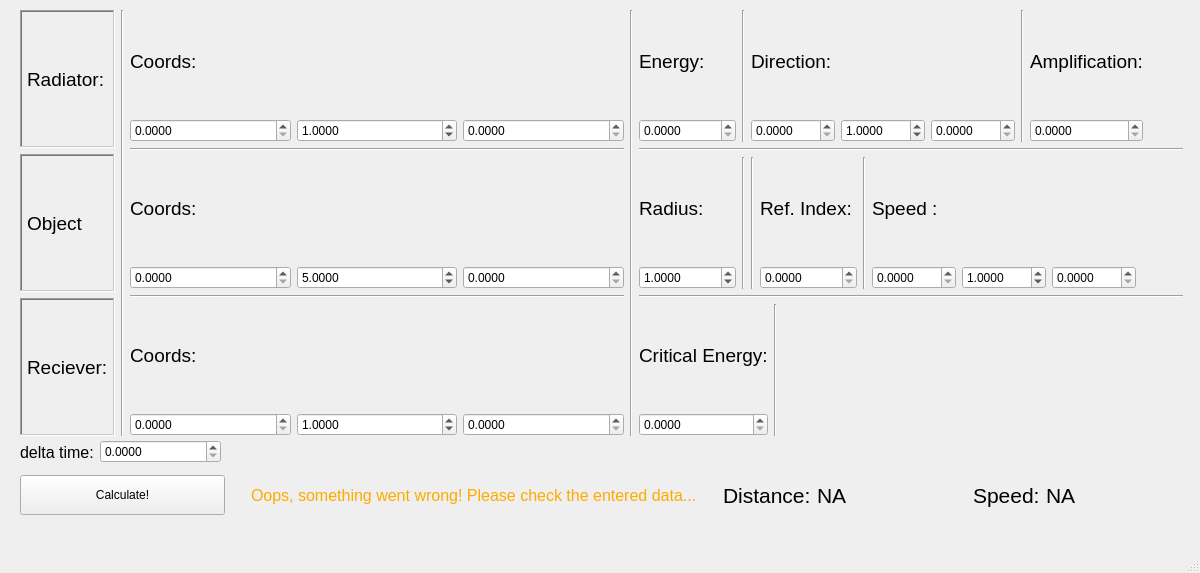
<?xml version="1.0" encoding="UTF-8"?>
<ui version="4.0">
 <class>MainWindow</class>
 <widget class="QMainWindow" name="MainWindow">
  <property name="enabled">
   <bool>true</bool>
  </property>
  <property name="geometry">
   <rect>
    <x>0</x>
    <y>0</y>
    <width>1200</width>
    <height>573</height>
   </rect>
  </property>
  <property name="sizePolicy">
   <sizepolicy hsizetype="Fixed" vsizetype="Fixed">
    <horstretch>0</horstretch>
    <verstretch>0</verstretch>
   </sizepolicy>
  </property>
  <property name="minimumSize">
   <size>
    <width>1200</width>
    <height>573</height>
   </size>
  </property>
  <property name="maximumSize">
   <size>
    <width>1200</width>
    <height>573</height>
   </size>
  </property>
  <property name="windowTitle">
   <string>Signal</string>
  </property>
  <property name="autoFillBackground">
   <bool>true</bool>
  </property>
  <property name="tabShape">
   <enum>QTabWidget::Rounded</enum>
  </property>
  <widget class="QWidget" name="centralwidget">
   <property name="minimumSize">
    <size>
     <width>1200</width>
     <height>530</height>
    </size>
   </property>
   <property name="maximumSize">
    <size>
     <width>0</width>
     <height>530</height>
    </size>
   </property>
   <widget class="QWidget" name="verticalLayoutWidget_3">
    <property name="geometry">
     <rect>
      <x>20</x>
      <y>10</y>
      <width>1163</width>
      <height>426</height>
     </rect>
    </property>
    <layout class="QVBoxLayout" name="InputLayout">
     <item>
      <layout class="QGridLayout" name="ObjInputGrid">
       <property name="sizeConstraint">
        <enum>QLayout::SetDefaultConstraint</enum>
       </property>
       <item row="0" column="3">
        <widget class="Line" name="line_3">
         <property name="orientation">
          <enum>Qt::Vertical</enum>
         </property>
        </widget>
       </item>
       <item row="0" column="1">
        <widget class="Line" name="line">
         <property name="orientation">
          <enum>Qt::Vertical</enum>
         </property>
        </widget>
       </item>
       <item row="0" column="2">
        <layout class="QVBoxLayout" name="CoordsInputs">
         <item>
          <layout class="QVBoxLayout" name="LeftLayoutRAD">
           <item>
            <layout class="QHBoxLayout" name="horizontalLayout_9">
             <item>
              <widget class="QLabel" name="label_6">
               <property name="font">
                <font>
                 <pointsize>14</pointsize>
                </font>
               </property>
               <property name="text">
                <string>Coords:</string>
               </property>
              </widget>
             </item>
             <item>
              <spacer name="horizontalSpacer_5">
               <property name="orientation">
                <enum>Qt::Horizontal</enum>
               </property>
               <property name="sizeHint" stdset="0">
                <size>
                 <width>40</width>
                 <height>20</height>
                </size>
               </property>
              </spacer>
             </item>
            </layout>
           </item>
           <item>
            <layout class="QHBoxLayout" name="horizontalLayout_10">
             <item>
              <widget class="QDoubleSpinBox" name="RAD_COORD_X">
               <property name="decimals">
                <number>4</number>
               </property>
               <property name="maximum">
                <double>100000000000.000000000000000</double>
               </property>
              </widget>
             </item>
             <item>
              <widget class="QDoubleSpinBox" name="RAD_COORD_Y">
               <property name="decimals">
                <number>4</number>
               </property>
               <property name="maximum">
                <double>100000000000.000000000000000</double>
               </property>
               <property name="value">
                <double>1.000000000000000</double>
               </property>
              </widget>
             </item>
             <item>
              <widget class="QDoubleSpinBox" name="RAD_COORD_Z">
               <property name="decimals">
                <number>4</number>
               </property>
               <property name="maximum">
                <double>100000000000.000000000000000</double>
               </property>
              </widget>
             </item>
            </layout>
           </item>
          </layout>
         </item>
         <item>
          <widget class="Line" name="line_4">
           <property name="orientation">
            <enum>Qt::Horizontal</enum>
           </property>
          </widget>
         </item>
         <item>
          <layout class="QVBoxLayout" name="LeftLayoutOBJ">
           <item>
            <layout class="QHBoxLayout" name="horizontalLayout_6">
             <item>
              <widget class="QLabel" name="label_4">
               <property name="font">
                <font>
                 <pointsize>14</pointsize>
                </font>
               </property>
               <property name="text">
                <string>Coords:</string>
               </property>
              </widget>
             </item>
             <item>
              <spacer name="horizontalSpacer_3">
               <property name="orientation">
                <enum>Qt::Horizontal</enum>
               </property>
               <property name="sizeHint" stdset="0">
                <size>
                 <width>40</width>
                 <height>20</height>
                </size>
               </property>
              </spacer>
             </item>
            </layout>
           </item>
           <item>
            <layout class="QHBoxLayout" name="horizontalLayout_7">
             <item>
              <widget class="QDoubleSpinBox" name="OBJ_COORD_X">
               <property name="decimals">
                <number>4</number>
               </property>
               <property name="maximum">
                <double>100000000000.000000000000000</double>
               </property>
              </widget>
             </item>
             <item>
              <widget class="QDoubleSpinBox" name="OBJ_COORD_Y">
               <property name="decimals">
                <number>4</number>
               </property>
               <property name="maximum">
                <double>100000000000.000000000000000</double>
               </property>
               <property name="value">
                <double>5.000000000000000</double>
               </property>
              </widget>
             </item>
             <item>
              <widget class="QDoubleSpinBox" name="OBJ_COORD_Z">
               <property name="decimals">
                <number>4</number>
               </property>
               <property name="maximum">
                <double>100000000000.000000000000000</double>
               </property>
              </widget>
             </item>
            </layout>
           </item>
          </layout>
         </item>
         <item>
          <widget class="Line" name="line_2">
           <property name="orientation">
            <enum>Qt::Horizontal</enum>
           </property>
          </widget>
         </item>
         <item>
          <layout class="QVBoxLayout" name="LeftLayoutREC">
           <item>
            <layout class="QHBoxLayout" name="horizontalLayout_4">
             <item>
              <widget class="QLabel" name="label">
               <property name="font">
                <font>
                 <pointsize>14</pointsize>
                </font>
               </property>
               <property name="text">
                <string>Coords:</string>
               </property>
              </widget>
             </item>
             <item>
              <spacer name="horizontalSpacer">
               <property name="orientation">
                <enum>Qt::Horizontal</enum>
               </property>
               <property name="sizeHint" stdset="0">
                <size>
                 <width>40</width>
                 <height>20</height>
                </size>
               </property>
              </spacer>
             </item>
            </layout>
           </item>
           <item>
            <layout class="QHBoxLayout" name="horizontalLayout_3">
             <item>
              <widget class="QDoubleSpinBox" name="REC_COORD_X">
               <property name="decimals">
                <number>4</number>
               </property>
               <property name="maximum">
                <double>100000000000.000000000000000</double>
               </property>
              </widget>
             </item>
             <item>
              <widget class="QDoubleSpinBox" name="REC_COORD_Y">
               <property name="decimals">
                <number>4</number>
               </property>
               <property name="maximum">
                <double>100000000000.000000000000000</double>
               </property>
               <property name="value">
                <double>1.000000000000000</double>
               </property>
              </widget>
             </item>
             <item>
              <widget class="QDoubleSpinBox" name="REC_COORD_Z">
               <property name="decimals">
                <number>4</number>
               </property>
               <property name="maximum">
                <double>100000000000.000000000000000</double>
               </property>
              </widget>
             </item>
            </layout>
           </item>
          </layout>
         </item>
        </layout>
       </item>
       <item row="0" column="0">
        <layout class="QVBoxLayout" name="verticalLayout_3">
         <item>
          <widget class="QLabel" name="label_11">
           <property name="font">
            <font>
             <pointsize>14</pointsize>
            </font>
           </property>
           <property name="frameShape">
            <enum>QFrame::WinPanel</enum>
           </property>
           <property name="frameShadow">
            <enum>QFrame::Sunken</enum>
           </property>
           <property name="text">
            <string>Radiator:</string>
           </property>
          </widget>
         </item>
         <item>
          <widget class="QLabel" name="label_12">
           <property name="font">
            <font>
             <pointsize>14</pointsize>
            </font>
           </property>
           <property name="frameShape">
            <enum>QFrame::WinPanel</enum>
           </property>
           <property name="frameShadow">
            <enum>QFrame::Sunken</enum>
           </property>
           <property name="text">
            <string>Object</string>
           </property>
          </widget>
         </item>
         <item>
          <widget class="QLabel" name="label_13">
           <property name="font">
            <font>
             <pointsize>14</pointsize>
            </font>
           </property>
           <property name="frameShape">
            <enum>QFrame::WinPanel</enum>
           </property>
           <property name="frameShadow">
            <enum>QFrame::Sunken</enum>
           </property>
           <property name="text">
            <string>Reciever:</string>
           </property>
          </widget>
         </item>
        </layout>
       </item>
       <item row="0" column="4">
        <layout class="QVBoxLayout" name="AdditionalInputs">
         <item>
          <layout class="QHBoxLayout" name="horizontalLayout_16">
           <item>
            <layout class="QVBoxLayout" name="MidLayoutRAD">
             <item>
              <widget class="QLabel" name="label_5">
               <property name="font">
                <font>
                 <pointsize>14</pointsize>
                </font>
               </property>
               <property name="text">
                <string>Energy:</string>
               </property>
              </widget>
             </item>
             <item>
              <layout class="QHBoxLayout" name="horizontalLayout_8">
               <item>
                <widget class="QDoubleSpinBox" name="RAD_ENERGY">
                 <property name="decimals">
                  <number>4</number>
                 </property>
                 <property name="maximum">
                  <double>100000000000.000000000000000</double>
                 </property>
                </widget>
               </item>
              </layout>
             </item>
            </layout>
           </item>
           <item>
            <widget class="Line" name="line_7">
             <property name="orientation">
              <enum>Qt::Vertical</enum>
             </property>
            </widget>
           </item>
           <item>
            <layout class="QVBoxLayout" name="RightLayoutRAD">
             <item>
              <widget class="QLabel" name="label_9">
               <property name="font">
                <font>
                 <pointsize>14</pointsize>
                </font>
               </property>
               <property name="text">
                <string>Direction:</string>
               </property>
              </widget>
             </item>
             <item>
              <layout class="QHBoxLayout" name="horizontalLayout_14">
               <item>
                <layout class="QHBoxLayout" name="horizontalLayout_15">
                 <item>
                  <widget class="QDoubleSpinBox" name="RAD_DIR_X">
                   <property name="decimals">
                    <number>4</number>
                   </property>
                   <property name="maximum">
                    <double>1000.000000000000000</double>
                   </property>
                  </widget>
                 </item>
                 <item>
                  <widget class="QDoubleSpinBox" name="RAD_DIR_Y">
                   <property name="decimals">
                    <number>4</number>
                   </property>
                   <property name="maximum">
                    <double>1000.000000000000000</double>
                   </property>
                   <property name="value">
                    <double>1.000000000000000</double>
                   </property>
                  </widget>
                 </item>
                 <item>
                  <widget class="QDoubleSpinBox" name="RAD_DIR_Z">
                   <property name="decimals">
                    <number>4</number>
                   </property>
                   <property name="maximum">
                    <double>1000.000000000000000</double>
                   </property>
                  </widget>
                 </item>
                </layout>
               </item>
              </layout>
             </item>
            </layout>
           </item>
           <item>
            <widget class="Line" name="line_8">
             <property name="orientation">
              <enum>Qt::Vertical</enum>
             </property>
            </widget>
           </item>
           <item>
            <layout class="QVBoxLayout" name="MidLayoutRAD_4">
             <item>
              <widget class="QLabel" name="label_14">
               <property name="font">
                <font>
                 <pointsize>14</pointsize>
                </font>
               </property>
               <property name="text">
                <string>Amplification:</string>
               </property>
              </widget>
             </item>
             <item>
              <layout class="QHBoxLayout" name="horizontalLayout_13">
               <item>
                <widget class="QDoubleSpinBox" name="RAD_AMP">
                 <property name="decimals">
                  <number>4</number>
                 </property>
                 <property name="maximum">
                  <double>100000000000.000000000000000</double>
                 </property>
                </widget>
               </item>
              </layout>
             </item>
            </layout>
           </item>
           <item>
            <spacer name="horizontalSpacer_8">
             <property name="orientation">
              <enum>Qt::Horizontal</enum>
             </property>
             <property name="sizeHint" stdset="0">
              <size>
               <width>40</width>
               <height>20</height>
              </size>
             </property>
            </spacer>
           </item>
          </layout>
         </item>
         <item>
          <widget class="Line" name="line_5">
           <property name="orientation">
            <enum>Qt::Horizontal</enum>
           </property>
          </widget>
         </item>
         <item>
          <layout class="QHBoxLayout" name="horizontalLayout_18">
           <item>
            <layout class="QVBoxLayout" name="RightLayoutOBJ">
             <item>
              <widget class="QLabel" name="label_2">
               <property name="font">
                <font>
                 <pointsize>14</pointsize>
                </font>
               </property>
               <property name="text">
                <string>Radius:</string>
               </property>
              </widget>
             </item>
             <item>
              <layout class="QHBoxLayout" name="horizontalLayout">
               <item>
                <widget class="QDoubleSpinBox" name="OBJ_RADIUS">
                 <property name="decimals">
                  <number>4</number>
                 </property>
                 <property name="maximum">
                  <double>100000000000.000000000000000</double>
                 </property>
                 <property name="value">
                  <double>1.000000000000000</double>
                 </property>
                </widget>
               </item>
              </layout>
             </item>
            </layout>
           </item>
           <item>
            <widget class="Line" name="line_11">
             <property name="orientation">
              <enum>Qt::Vertical</enum>
             </property>
            </widget>
           </item>
           <item>
            <widget class="Line" name="line_12">
             <property name="orientation">
              <enum>Qt::Vertical</enum>
             </property>
            </widget>
           </item>
           <item>
            <layout class="QVBoxLayout" name="MidLayoutRAD_3">
             <item>
              <widget class="QLabel" name="label_8">
               <property name="font">
                <font>
                 <pointsize>14</pointsize>
                </font>
               </property>
               <property name="text">
                <string>Ref. Index:</string>
               </property>
              </widget>
             </item>
             <item>
              <layout class="QHBoxLayout" name="horizontalLayout_12">
               <item>
                <widget class="QDoubleSpinBox" name="OBJ_REF">
                 <property name="decimals">
                  <number>4</number>
                 </property>
                 <property name="maximum">
                  <double>100000000000.000000000000000</double>
                 </property>
                </widget>
               </item>
              </layout>
             </item>
            </layout>
           </item>
           <item>
            <widget class="Line" name="line_9">
             <property name="orientation">
              <enum>Qt::Vertical</enum>
             </property>
            </widget>
           </item>
           <item>
            <layout class="QVBoxLayout" name="RightLayoutRAD_2">
             <item>
              <widget class="QLabel" name="label_10">
               <property name="font">
                <font>
                 <pointsize>14</pointsize>
                </font>
               </property>
               <property name="text">
                <string>Speed :</string>
               </property>
              </widget>
             </item>
             <item>
              <layout class="QHBoxLayout" name="horizontalLayout_20">
               <item>
                <layout class="QHBoxLayout" name="horizontalLayout_21">
                 <item>
                  <widget class="QDoubleSpinBox" name="OBJ_VEL_X">
                   <property name="decimals">
                    <number>4</number>
                   </property>
                   <property name="maximum">
                    <double>1000.000000000000000</double>
                   </property>
                  </widget>
                 </item>
                 <item>
                  <widget class="QDoubleSpinBox" name="OBJ_VEL_Y">
                   <property name="decimals">
                    <number>4</number>
                   </property>
                   <property name="maximum">
                    <double>1000.000000000000000</double>
                   </property>
                   <property name="value">
                    <double>1.000000000000000</double>
                   </property>
                  </widget>
                 </item>
                 <item>
                  <widget class="QDoubleSpinBox" name="OBJ_VEL_Z">
                   <property name="decimals">
                    <number>4</number>
                   </property>
                   <property name="maximum">
                    <double>1000.000000000000000</double>
                   </property>
                  </widget>
                 </item>
                </layout>
               </item>
              </layout>
             </item>
            </layout>
           </item>
           <item>
            <spacer name="horizontalSpacer_4">
             <property name="orientation">
              <enum>Qt::Horizontal</enum>
             </property>
             <property name="sizeHint" stdset="0">
              <size>
               <width>40</width>
               <height>20</height>
              </size>
             </property>
            </spacer>
           </item>
          </layout>
         </item>
         <item>
          <widget class="Line" name="line_6">
           <property name="orientation">
            <enum>Qt::Horizontal</enum>
           </property>
          </widget>
         </item>
         <item>
          <layout class="QHBoxLayout" name="horizontalLayout_17">
           <item>
            <layout class="QVBoxLayout" name="RightLayoutREC">
             <item>
              <widget class="QLabel" name="label_3">
               <property name="font">
                <font>
                 <pointsize>14</pointsize>
                </font>
               </property>
               <property name="text">
                <string>Critical Energy:</string>
               </property>
              </widget>
             </item>
             <item>
              <layout class="QHBoxLayout" name="horizontalLayout_5">
               <item>
                <widget class="QDoubleSpinBox" name="REC_CE">
                 <property name="decimals">
                  <number>4</number>
                 </property>
                 <property name="maximum">
                  <double>100000000000.000000000000000</double>
                 </property>
                </widget>
               </item>
              </layout>
             </item>
            </layout>
           </item>
           <item>
            <widget class="Line" name="line_10">
             <property name="orientation">
              <enum>Qt::Vertical</enum>
             </property>
            </widget>
           </item>
           <item>
            <spacer name="horizontalSpacer_6">
             <property name="orientation">
              <enum>Qt::Horizontal</enum>
             </property>
             <property name="sizeHint" stdset="0">
              <size>
               <width>40</width>
               <height>20</height>
              </size>
             </property>
            </spacer>
           </item>
          </layout>
         </item>
        </layout>
       </item>
      </layout>
     </item>
    </layout>
   </widget>
   <widget class="QWidget" name="horizontalLayoutWidget_7">
    <property name="geometry">
     <rect>
      <x>20</x>
      <y>470</y>
      <width>1176</width>
      <height>51</height>
     </rect>
    </property>
    <layout class="QHBoxLayout" name="horizontalLayout_19" stretch="0,0,0,0,0,0">
     <property name="sizeConstraint">
      <enum>QLayout::SetDefaultConstraint</enum>
     </property>
     <item>
      <widget class="QPushButton" name="Button">
       <property name="minimumSize">
        <size>
         <width>200</width>
         <height>40</height>
        </size>
       </property>
       <property name="text">
        <string>Calculate!</string>
       </property>
      </widget>
     </item>
     <item>
      <spacer name="horizontalSpacer_7">
       <property name="orientation">
        <enum>Qt::Horizontal</enum>
       </property>
       <property name="sizeType">
        <enum>QSizePolicy::Minimum</enum>
       </property>
       <property name="sizeHint" stdset="0">
        <size>
         <width>20</width>
         <height>20</height>
        </size>
       </property>
      </spacer>
     </item>
     <item>
      <widget class="QLabel" name="ERR_MSG">
       <property name="enabled">
        <bool>true</bool>
       </property>
       <property name="font">
        <font>
         <family>Microsoft Sans Serif</family>
         <pointsize>12</pointsize>
         <bold>false</bold>
        </font>
       </property>
       <property name="layoutDirection">
        <enum>Qt::LeftToRight</enum>
       </property>
       <property name="styleSheet">
        <string notr="true">color: rgb(255, 170, 0)</string>
       </property>
       <property name="text">
        <string>Oops, something went wrong! Please check the entered data...</string>
       </property>
      </widget>
     </item>
     <item>
      <spacer name="horizontalSpacer_9">
       <property name="orientation">
        <enum>Qt::Horizontal</enum>
       </property>
       <property name="sizeType">
        <enum>QSizePolicy::Minimum</enum>
       </property>
       <property name="sizeHint" stdset="0">
        <size>
         <width>20</width>
         <height>20</height>
        </size>
       </property>
      </spacer>
     </item>
     <item>
      <layout class="QHBoxLayout" name="horizontalLayout_11">
       <item>
        <widget class="QLabel" name="Dist_txt">
         <property name="font">
          <font>
           <pointsize>16</pointsize>
          </font>
         </property>
         <property name="text">
          <string>Distance:</string>
         </property>
        </widget>
       </item>
       <item>
        <widget class="QLabel" name="DIST_NUM">
         <property name="sizePolicy">
          <sizepolicy hsizetype="Minimum" vsizetype="Preferred">
           <horstretch>0</horstretch>
           <verstretch>0</verstretch>
          </sizepolicy>
         </property>
         <property name="minimumSize">
          <size>
           <width>150</width>
           <height>0</height>
          </size>
         </property>
         <property name="font">
          <font>
           <pointsize>16</pointsize>
          </font>
         </property>
         <property name="text">
          <string>NA</string>
         </property>
        </widget>
       </item>
      </layout>
     </item>
     <item>
      <layout class="QHBoxLayout" name="horizontalLayout_22">
       <item>
        <widget class="QLabel" name="Vel_txt">
         <property name="font">
          <font>
           <pointsize>16</pointsize>
          </font>
         </property>
         <property name="text">
          <string>Speed:</string>
         </property>
        </widget>
       </item>
       <item>
        <widget class="QLabel" name="VEL_NUM">
         <property name="sizePolicy">
          <sizepolicy hsizetype="Minimum" vsizetype="Preferred">
           <horstretch>0</horstretch>
           <verstretch>0</verstretch>
          </sizepolicy>
         </property>
         <property name="minimumSize">
          <size>
           <width>150</width>
           <height>0</height>
          </size>
         </property>
         <property name="font">
          <font>
           <pointsize>16</pointsize>
          </font>
         </property>
         <property name="text">
          <string>NA</string>
         </property>
        </widget>
       </item>
      </layout>
     </item>
    </layout>
   </widget>
   <widget class="QWidget" name="horizontalLayoutWidget">
    <property name="geometry">
     <rect>
      <x>20</x>
      <y>440</y>
      <width>201</width>
      <height>24</height>
     </rect>
    </property>
    <layout class="QHBoxLayout" name="horizontalLayout_2" stretch="0,1">
     <item>
      <widget class="QLabel" name="label_7">
       <property name="font">
        <font>
         <pointsize>12</pointsize>
        </font>
       </property>
       <property name="text">
        <string>delta time:</string>
       </property>
      </widget>
     </item>
     <item>
      <widget class="QDoubleSpinBox" name="DELTA_TIME">
       <property name="decimals">
        <number>4</number>
       </property>
       <property name="maximum">
        <double>100000000000.000000000000000</double>
       </property>
      </widget>
     </item>
    </layout>
   </widget>
  </widget>
  <widget class="QMenuBar" name="menubar">
   <property name="geometry">
    <rect>
     <x>0</x>
     <y>0</y>
     <width>1200</width>
     <height>22</height>
    </rect>
   </property>
  </widget>
  <widget class="QStatusBar" name="statusbar"/>
 </widget>
 <resources/>
 <connections/>
</ui>
